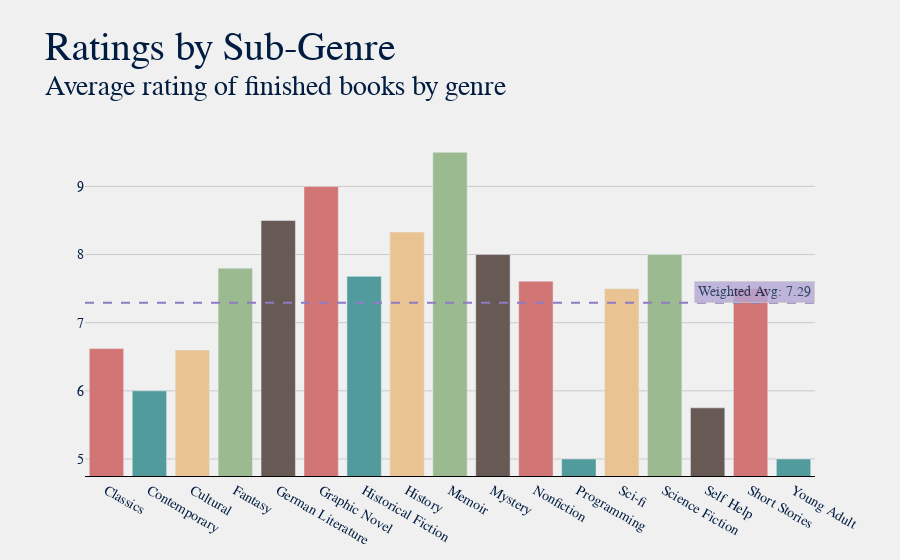

Notebook code for this chart:
### Code cell
dfs = df.groupby('Sub-Genre')['Rating'].mean().reset_index().round(2)
dfs['Total'] = df.groupby('Sub-Genre')['Title'].count().reset_index(drop=True)
# dfs.loc[len(dfs.index)] = ['Overall', dfs['Rating'].mean()]
title = "Ratings by Sub-Genre"
sub = f"Average rating of finished books by genre"
plot.gen_bar_graph(dfs, 'Sub-Genre', title, sub, avg=True, w_avg='Rating')

### Figure 1 — Plotly figure (JSON) as saved in the notebook; plotly's stock layout.template omitted (floating-point values rounded to 4 significant figures)
{"data": [{"hovertemplate": "<b>%{x}</b>: %{y}", "marker": {"color": ["#d27575", "#529b9c", "#eac392", "#9cba8f", "#675a55", "#d27575", "#529b9c", "#eac392", "#9cba8f", "#675a55", "#d27575", "#529b9c", "#eac392", "#9cba8f", "#675a55", "#d27575", "#529b9c", "#eac392", "#9cba8f", "#675a55", "#d27575", "#529b9c", "#eac392", "#9cba8f", "#675a55", "#d27575", "#529b9c", "#eac392", "#9cba8f", "#675a55", "#d27575", "#529b9c", "#eac392", "#9cba8f", "#675a55", "#d27575", "#529b9c", "#eac392", "#9cba8f", "#675a55", "#d27575", "#529b9c", "#eac392", "#9cba8f", "#675a55", "#d27575", "#529b9c", "#eac392", "#9cba8f", "#675a55", "#d27575", "#529b9c", "#eac392", "#9cba8f", "#675a55", "#d27575", "#529b9c", "#eac392", "#9cba8f", "#675a55", "#d27575", "#529b9c", "#eac392", "#9cba8f", "#675a55", "#d27575", "#529b9c", "#eac392", "#9cba8f", "#675a55", "#d27575", "#529b9c", "#eac392", "#9cba8f", "#675a55", "#d27575", "#529b9c", "#eac392", "#9cba8f", "#675a55", "#d27575", "#529b9c", "#eac392", "#9cba8f", "#675a55"]}, "name": "", "type": "bar", "x": ["Classics", "Contemporary", "Cultural", "Fantasy", "German Literature", "Graphic Novel", "Historical Fiction", "History", "Memoir", "Mystery", "Nonfiction", "Programming", "Sci-fi", "Science Fiction", "Self Help", "Short Stories", "Young Adult"], "y": [6.62, 6, 6.6, 7.8, 8.5, 9, 7.68, 8.33, 9.5, 8, 7.61, 5, 7.5, 8, 5.75, 7.5, 5]}], "layout": {"annotations": [{"bgcolor": "#b4a7d6", "bordercolor": "#c7c7c7", "borderpad": 3, "borderwidth": 1, "opacity": 0.8, "showarrow": false, "text": "Weighted Avg: 7.29", "x": 1, "xanchor": "right", "xref": "x domain", "y": 7.292, "yanchor": "bottom", "yref": "y"}], "autosize": true, "barmode": "group", "font": {"color": "#001c40", "family": "Baskerville", "size": 14}, "margin": {"b": 45, "l": 85, "r": 85, "t": 120}, "paper_bgcolor": "#f0f0f0", "plot_bgcolor": "#f0f0f0", "shapes": [{"line": {"color": "#8e7cc3", "dash": "dash", "width": 2}, "type": "line", "x0": 0, "x1": 1, "xref": "x domain", "y0": 7.292, "y1": 7.292, "yref": "y"}], "title": {"font": {"color": "#001c40", "family": "Baskerville, Bold", "size": 40}, "text": "Ratings by Sub-Genre<br><sup>Average rating of finished books by genre"}, "xaxis": {"autorange": true, "gridcolor": "#cbcbcb", "linecolor": "black", "range": [-0.5, 16.5], "showgrid": false, "showline": true, "title": {}, "type": "category"}, "yaxis": {"gridcolor": "#cbcbcb", "linecolor": "black", "range": [4.75, 9.975], "showgrid": true, "showline": false, "showticklabels": true, "title": {}, "type": "linear"}}}
